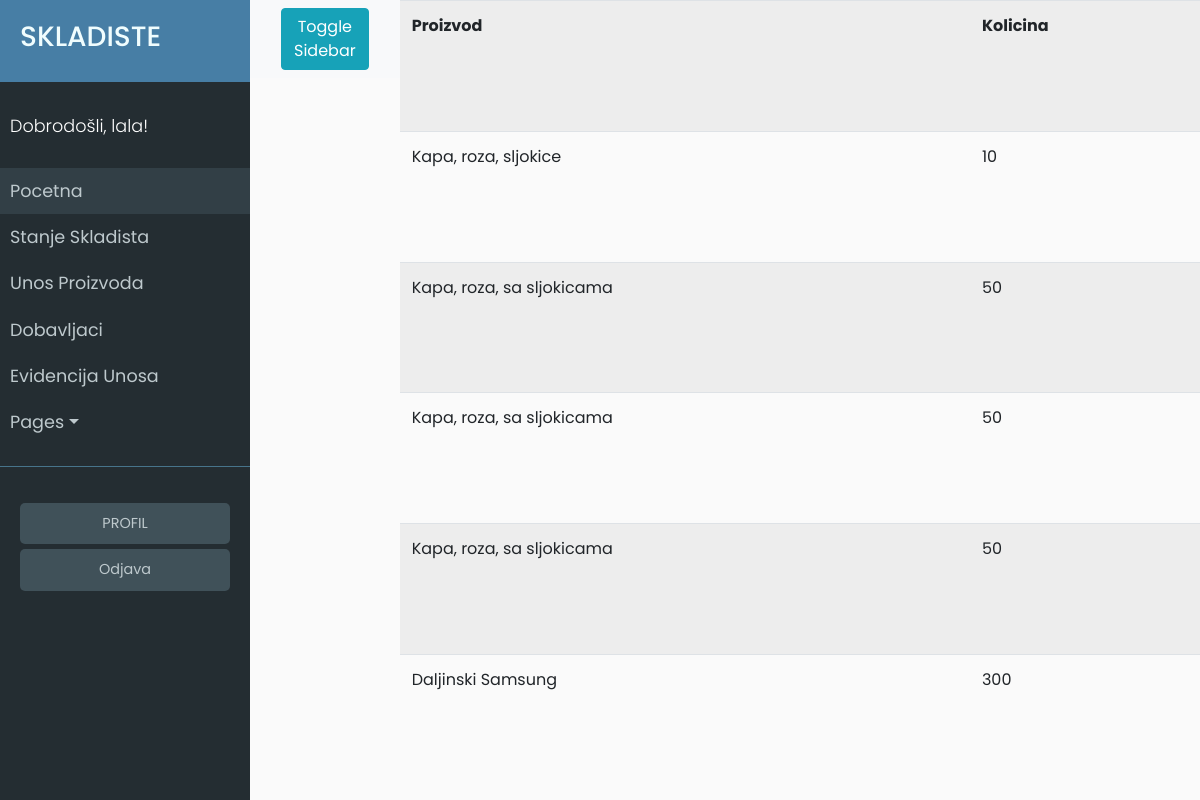
/stanje_skladista (signed in), run on the app's committed database.
### app/models.py (models this page shows, shortened)
class User(UserMixin, db.Model):
	id = db.Column(db.Integer, primary_key=True)
	username = db.Column(db.String(64), index=True, unique=True)
	email = db.Column(db.String(120), index=True, unique=True)
	password_hash = db.Column(db.String(128))
	last_seen = db.Column(db.DateTime, default=datetime.utcnow)
	evidencija = db.relationship('Evidencija', backref='user', lazy='dynamic')

class Proizvod(db.Model):
	id = db.Column(db.Integer, primary_key=True)
	name = db.Column(db.String(64))
	kolicina = db.Column(db.Integer)
	zemlja_podrijetla = db.Column(db.String(64))
	datum_unosa = db.Column(db.DateTime, default=datetime.utcnow)
	evidencija = db.relationship('Evidencija', backref='proizvod', lazy='dynamic')

### app/routes.py (the view)
@app.route('/stanje_skladista')
@login_required
def stanje_skladista():
	proizvodi = Proizvod.query.all()
	return render_template('stanje_skladista.html', title='Stanje skladista', proizvodi=proizvodi)

### app/models.py (called while the page is built)
@login.user_loader
def load_user(id):
	return User.query.get(int(id))

### app/routes.py (called while the page is built)
@app.before_request
def before_request():
	if current_user.is_authenticated:
		current_user.last_seen = datetime.utcnow()
		db.session.commit()

### app/templates/stanje_skladista.html
{% extends "base.html" %}
{% block content %}
<table class="table table-striped">
	<tr>
        <th>Proizvod</th>
        <th>Kolicina</th>
    </tr>
    {% for proizvod in proizvodi %}
    <tr>
    	<td><a href="proizvod/{{proizvod.name}}">{{ proizvod.name }}</a></td>
    	<td>{{ proizvod.kolicina }}</td>
    </tr>
    {% endfor %}
</table>
{% endblock %}

### app/templates/base.html (shortened to what this page needs)
<html>
<head>
	<link rel="stylesheet" href="https://stackpath.bootstrapcdn.com/bootstrap/4.2.1/css/bootstrap.min.css" integrisha384-GJzZqFGwb1QTTN6wy59ffF1BuGJpLSa9DkKMp0DgiMDm4iYMj70gZWKYbI706tWS">
	<link href="../static/style.css" type="text/css" rel="stylesheet">
</head>
<body>
	<div class="wrapper">
	<nav id="sidebar">
		<div class="sidebar-header ">
			<h3 class="alen">SKLADISTE</h3>
		</div>
		<ul class="list-unstyled components">
			<p>Dobrodošli, {{ current_user.username }}!</p>
			<li class="active">
				<a href="{{ url_for('index') }}">Pocetna</a>
			</li>
			<li>
				<a href="{{ url_for('stanje_skladista') }}">Stanje Skladista</a>
			</li>
			<li>
				<a href="{{ url_for('unos_proizvoda') }}">Unos Proizvoda</a>
			</li>
			<li>
				<a href="{{ url_for('dobavljaci') }}">Dobavljaci</a>
			</li>
			<li>
				<a href="{{ url_for('evidencija_unosa') }}">Evidencija Unosa</a>
			</li>
			<li>
				<a href="#pageSubmenu" data-toggle="collapse" aria-expanded="false" class="dropdown-toggle">Pages</a>
			</li>
		</ul>
		<ul class="list-unstyled CTAs">
                <li>
                    <a href="{{ url_for('user', username=current_user.username) }}" class="tipka">PROFIL</a>
                </li>
                <li>
                    <a href="{{ url_for('logout') }}" class="tipka">Odjava</a>
                </li>
            </ul>
	</nav>
	<div id="content">
		<nav class="navbar navbar-expand-lg navbar-light bg-light">
        <div class="container-fluid">
            <button type="button" id="sidebarCollapse" class="btn btn-info">
                <span>Toggle Sidebar</span>
            </button>
        </div>
    </nav>
	</div>
		{% block content %}
		{% endblock %}
	</div>
</body>
</html>

### app/static/style.css (style rules this page uses)
body { font-family: 'Poppins', sans-serif; background: #fafafa; }
p { font-family: 'Poppins', sans-serif; font-size: 1.1em; font-weight: 300; line-height: 1.7em; color: #999; }
.wrapper { display: flex; width: 100%; align-items: stretch; }
a, a:hover, a:focus { color: inherit; text-decoration: none; transition: all 0.3s; }
#sidebar { min-width: 250px; max-width: 250px; min-height: 100vh; background: #242d32; color: #bec9cd; transition: all 0.3s; }
#sidebar .sidebar-header { padding: 20px; background: #477ea5; color: #f0fdfe; }
#sidebar ul.components { padding: 20px 0; border-bottom: 1px solid #47748b; }
#sidebar ul p { color: #fff; padding: 10px; }
#sidebar ul li a { padding: 10px; font-size: 1.1em; display: block; }
#sidebar ul li.active > a, a[aria-expanded="true"] { color: #bec9cd; background: #323f46; }
ul.CTAs { padding: 20px; }
ul.CTAs a { text-align: center; font-size: 0.9em !important; display: block; border-radius: 5px; margin-bottom: 5px; }
.tipka { background-color: #405159; }

### data on the page
User: username "lala"
Proizvod: name "Kapa, roza, sljokice", kolicina "10"
Proizvod: name "Kapa, roza, sa sljokicama", kolicina "50"
Proizvod: name "Kapa, roza, sa sljokicama", kolicina "50"
Proizvod: name "Kapa, roza, sa sljokicama", kolicina "50"
Proizvod: name "Daljinski Samsung", kolicina "300"
